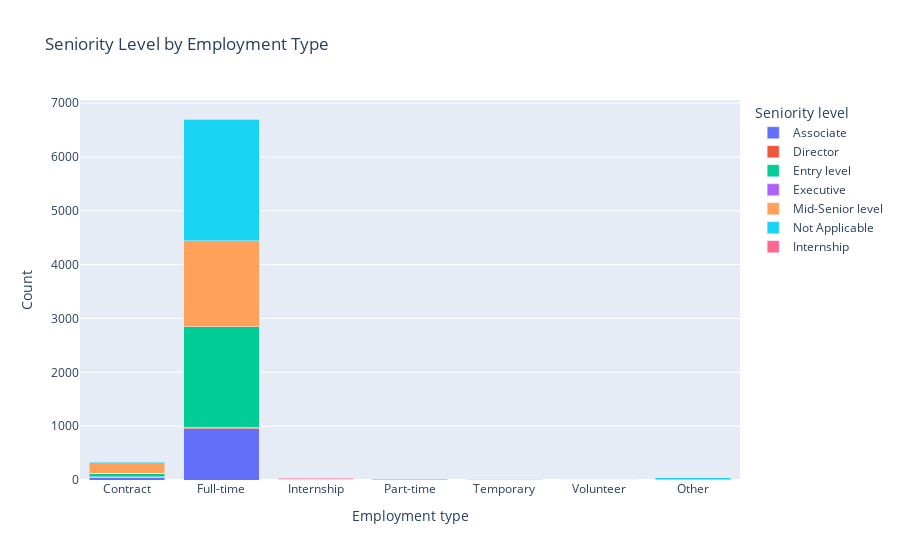

Notebook source saved alongside this figure:
### Code cell
combo = df.groupby(['Employment type', 'Seniority level']).size().reset_index(name='Count')

fig5 = px.bar(combo, x='Employment type', y='Count', color='Seniority level',
              title="Seniority Level by Employment Type",
              barmode='stack')
fig5.show()

### Figure 1 — Plotly figure (JSON) as saved in the notebook; plotly's stock layout.template omitted (floating-point values rounded to 4 significant figures)
{"data": [{"hovertemplate": "Seniority level=Associate<br>Employment type=%{x}<br>Count=%{y}<extra></extra>", "legendgroup": "Associate", "marker": {"color": "#636efa", "pattern": {"shape": ""}}, "name": "Associate", "orientation": "v", "showlegend": true, "textposition": "auto", "type": "bar", "x": ["Contract", "Full-time", "Internship", "Part-time", "Temporary", "Volunteer"], "xaxis": "x", "y": [55, 953, 3, 12, 9, 2], "yaxis": "y"}, {"hovertemplate": "Seniority level=Director<br>Employment type=%{x}<br>Count=%{y}<extra></extra>", "legendgroup": "Director", "marker": {"color": "#EF553B", "pattern": {"shape": ""}}, "name": "Director", "orientation": "v", "showlegend": true, "textposition": "auto", "type": "bar", "x": ["Contract", "Full-time"], "xaxis": "x", "y": [2, 25], "yaxis": "y"}, {"hovertemplate": "Seniority level=Entry level<br>Employment type=%{x}<br>Count=%{y}<extra></extra>", "legendgroup": "Entry level", "marker": {"color": "#00cc96", "pattern": {"shape": ""}}, "name": "Entry level", "orientation": "v", "showlegend": true, "textposition": "auto", "type": "bar", "x": ["Contract", "Full-time", "Internship", "Other", "Part-time", "Temporary"], "xaxis": "x", "y": [64, 1866, 3, 1, 19, 3], "yaxis": "y"}, {"hovertemplate": "Seniority level=Executive<br>Employment type=%{x}<br>Count=%{y}<extra></extra>", "legendgroup": "Executive", "marker": {"color": "#ab63fa", "pattern": {"shape": ""}}, "name": "Executive", "orientation": "v", "showlegend": true, "textposition": "auto", "type": "bar", "x": ["Contract", "Full-time"], "xaxis": "x", "y": [1, 7], "yaxis": "y"}, {"hovertemplate": "Seniority level=Mid-Senior level<br>Employment type=%{x}<br>Count=%{y}<extra></extra>", "legendgroup": "Mid-Senior level", "marker": {"color": "#FFA15A", "pattern": {"shape": ""}}, "name": "Mid-Senior level", "orientation": "v", "showlegend": true, "textposition": "auto", "type": "bar", "x": ["Contract", "Full-time", "Internship", "Part-time"], "xaxis": "x", "y": [203, 1597, 1, 1], "yaxis": "y"}, {"hovertemplate": "Seniority level=Not Applicable<br>Employment type=%{x}<br>Count=%{y}<extra></extra>", "legendgroup": "Not Applicable", "marker": {"color": "#19d3f3", "pattern": {"shape": ""}}, "name": "Not Applicable", "orientation": "v", "showlegend": true, "textposition": "auto", "type": "bar", "x": ["Contract", "Full-time", "Internship", "Other", "Part-time"], "xaxis": "x", "y": [14, 2245, 8, 40, 3], "yaxis": "y"}, {"hovertemplate": "Seniority level=Internship<br>Employment type=%{x}<br>Count=%{y}<extra></extra>", "legendgroup": "Internship", "marker": {"color": "#FF6692", "pattern": {"shape": ""}}, "name": "Internship", "orientation": "v", "showlegend": true, "textposition": "auto", "type": "bar", "x": ["Full-time", "Internship", "Part-time", "Temporary"], "xaxis": "x", "y": [12, 20, 2, 1], "yaxis": "y"}], "layout": {"barmode": "stack", "legend": {"title": {"text": "Seniority level"}, "tracegroupgap": 0}, "title": {"text": "Seniority Level by Employment Type"}, "xaxis": {"anchor": "y", "domain": [0, 1], "title": {"text": "Employment type"}}, "yaxis": {"anchor": "x", "domain": [0, 1], "title": {"text": "Count"}}}}
